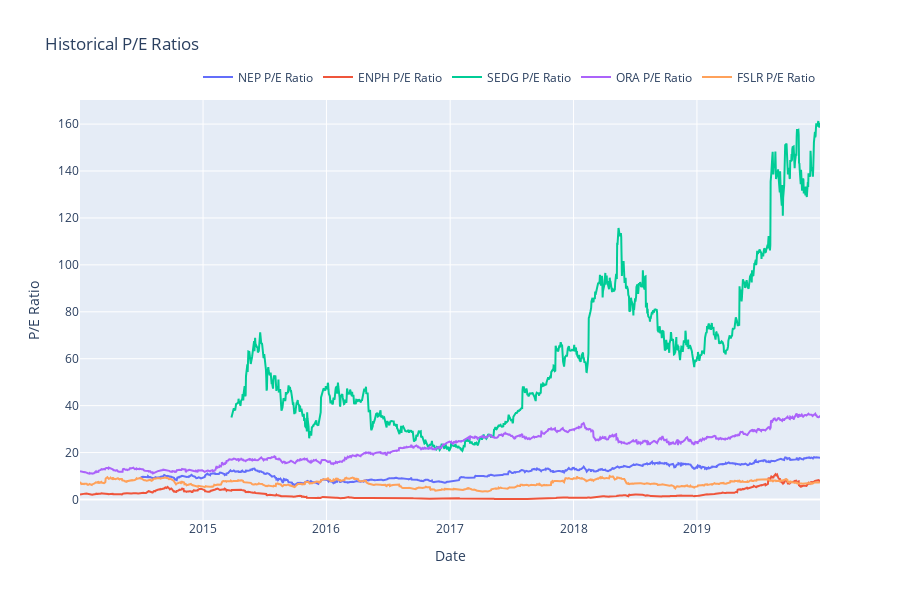

This figure's notebook cell:
### Code cell
# Parameters
tickers = [
    "NEP",  # NextEra Energy Partners
    "BEP",  # Brookfield Renewable Partners
    "PLUG", # Plug Power Inc.
    "ENPH", # Enphase Energy
    "RUN",  # Sunrun Inc.
    "SEDG", # SolarEdge Technologies
    "ORA",  # Ormat Technologies
    "FSLR"  # First Solar Inc.
 ] # Energy sector


start_date = "2014-01-01"  
end_date = "2020-01-01"  
min_holding_period_days = 30  # minimum holding period before selling


pe_data = calculate_historical_pe(tickers, start_date, end_date)
pe_data = prepare_pe_data(pe_data)
plot_pe_ratios(pe_data)

# trades
trades = pe_strategy(pe_data, min_holding_period_days)
# print("\nTrade Results:")
# print(trades)

#performance metrics
print("-----------------------------------------------------------------------------------------")
metrics = calculate_performance(trades)
print(metrics)

### Figure 1 — Plotly figure (JSON) as saved in the notebook; plotly's stock layout.template omitted (floating-point values rounded to 4 significant figures; data arrays with more than 128 entries replaced by an {"elided": "..."} marker saying what was removed)
{"data": [{"mode": "lines", "name": "NEP P/E Ratio", "type": "scatter", "x": {"elided": "1388 str values"}, "y": {"elided": "1388 float values"}}, {"mode": "lines", "name": "ENPH P/E Ratio", "type": "scatter", "x": {"elided": "1510 str values"}, "y": {"elided": "1510 float values"}}, {"mode": "lines", "name": "SEDG P/E Ratio", "type": "scatter", "x": {"elided": "1201 str values"}, "y": {"elided": "1201 float values"}}, {"mode": "lines", "name": "ORA P/E Ratio", "type": "scatter", "x": {"elided": "1510 str values"}, "y": {"elided": "1510 float values"}}, {"mode": "lines", "name": "FSLR P/E Ratio", "type": "scatter", "x": {"elided": "1510 str values"}, "y": {"elided": "1510 float values"}}], "layout": {"height": 600, "legend": {"orientation": "h", "x": 1, "xanchor": "right", "y": 1.02, "yanchor": "bottom"}, "title": {"text": "Historical P/E Ratios"}, "xaxis": {"anchor": "y", "domain": [0, 1], "title": {"text": "Date"}}, "yaxis": {"anchor": "x", "domain": [0, 1], "title": {"text": "P/E Ratio"}}}}
